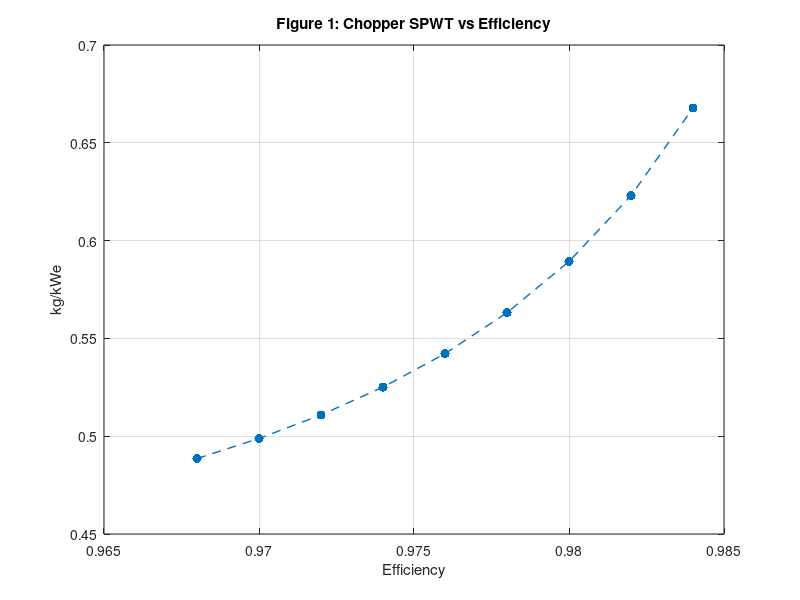
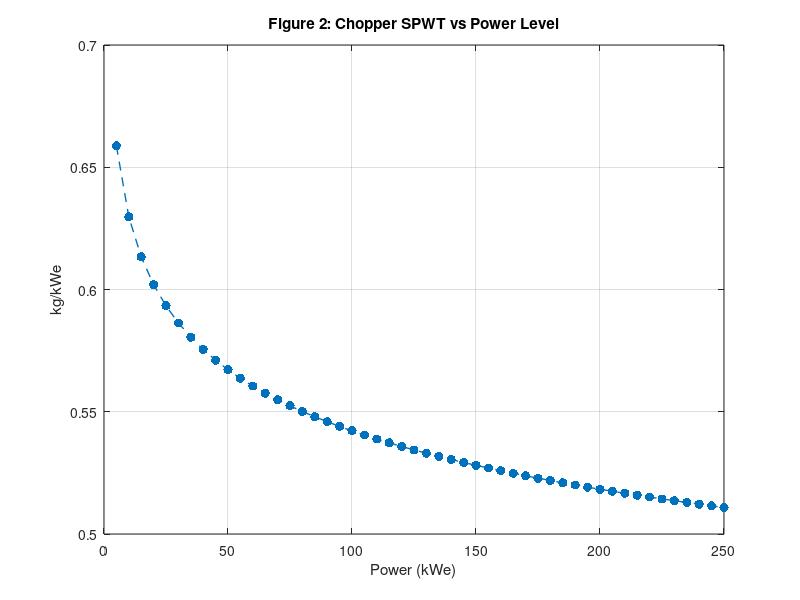
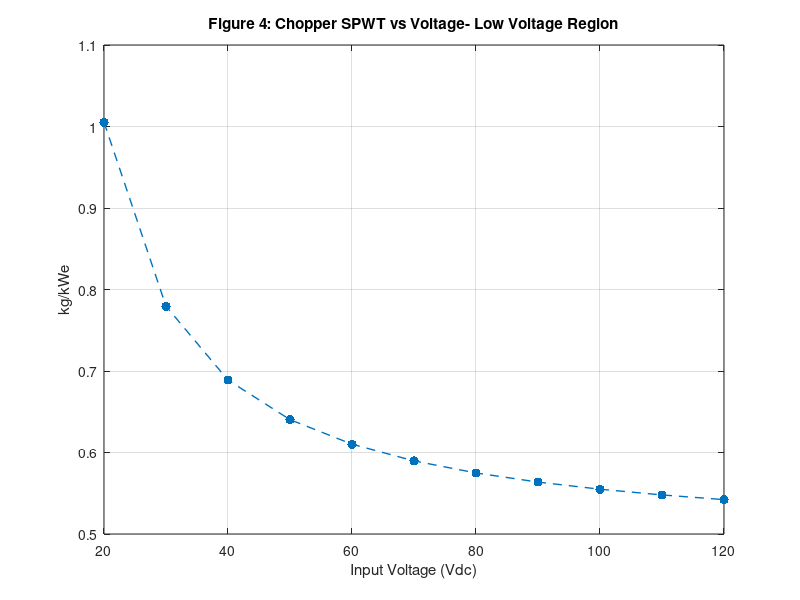
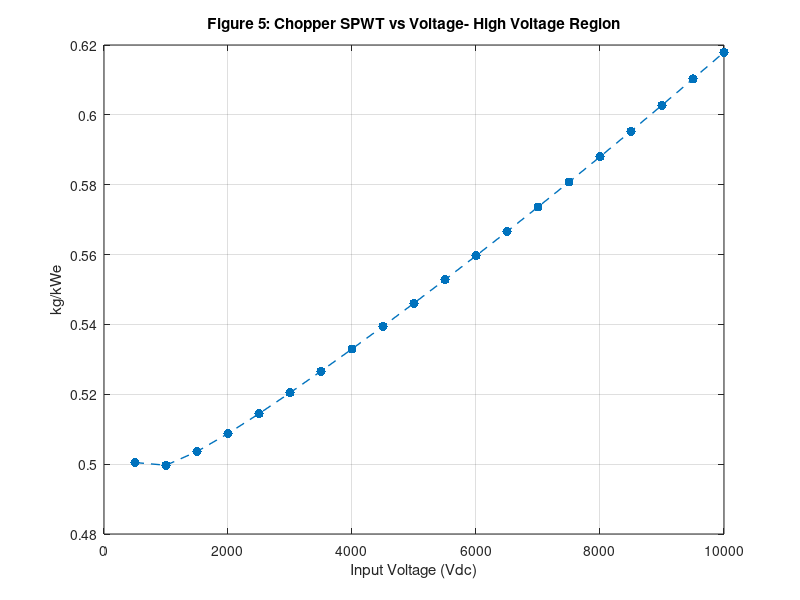

These charts were generated, in order, by the following MATLAB code:
% creating and assigning variables

%Hello World
%% CHOPPER STAGE MODEL
% CSM_1; % single-phase chopper stage mass
% CSM_3; % three-phase chopper stage mass
CSE = .976; % chopper stage efficiency
CSE_range = [.968: .002: .984];
CSAM = 1; % Chopper Stage Available Modules
CSRM = 1; % Chopper Stage Required Modules
CSVi = 120; % Chopper Stage Voltage Input (Vdc)
CSF = 40; % Chopper Stage Frequency (kHz)
CSF_range = [10: 5: 70];
CSPo_range = [0: 5: 250];
LCSVi_range = [20: 10: 120];
HCSVi_range = [500:500:10000];

CSPo = 100; % Chopper Stage Power Output (kWe) 

CSM_mass_coefficient = 0.645; % mass coefficient

CSM_efficiency_factor = exp(0.01./(1-CSE))/1.5169;

CSM_redundancy_factor = CSAM/CSRM;

CSM_power_level_multiplier = CSPo;

CSM_power_level_factor = (CSPo/CSRM)^(-0.065);

CSM_voltage_level_factors = (CSVi/(CSVi-2))^7 * exp(CSVi/40000);

CSM_frequency_factors = (20/CSF)^0.45 * exp(CSPo^0.1 * CSF/200);


% CSM_1 = 0.645 * exp(0.01/(1-CSE))/1.5169 * CSPo * (CSPo/CSRM)^(-0.065) ...
% * (CSVi/(CSVi-2))^7 * exp(CSVi/40000) * (20/CSF)^0.45 ...
% * exp(CSPo^0.1 * CSF/200); % for reference

% for specific plots
CSM_efficiency_factor_range = exp(0.01./(1-CSE_range))./1.5169;
CSM_frequency_factors_range = (20./CSF_range).^0.45 .* exp(CSPo^0.1 .* CSF_range./200); % is this right
CSM_power_level_factor_range = (CSPo_range./CSRM).^(-0.065);
CSM_power_level_multiplier_range = CSPo_range;
CSM_power_frequency_range = (20./CSF).^0.45 * exp(CSPo_range.^0.1 .* CSF./200);
CSM_LV_level_factors_range = (LCSVi_range./(LCSVi_range-2)).^7 .* exp(LCSVi_range./40000);
CSM_HV_level_factors_range = (HCSVi_range./(HCSVi_range-2)).^7 .* exp(HCSVi_range./40000);

% p, v, fsw, n
CSM_1_efficiency = CSM_mass_coefficient .* CSM_efficiency_factor_range .* CSM_power_level_multiplier ...
    .* CSM_power_level_factor .* CSM_voltage_level_factors .* CSM_frequency_factors...
    .* CSM_redundancy_factor;

CSM_1_power = CSM_mass_coefficient .* CSM_efficiency_factor .* CSM_power_level_multiplier_range ...
    .* CSM_power_level_factor_range .* CSM_voltage_level_factors .* CSM_frequency_factors ...
    .* CSM_redundancy_factor;

CSM_1_frequency = CSM_mass_coefficient .* CSM_efficiency_factor .* CSM_power_level_multiplier ...
    .* CSM_power_level_factor .* CSM_voltage_level_factors .* CSM_frequency_factors_range...
    .* CSM_redundancy_factor;

CSM_1_LV = CSM_mass_coefficient .* CSM_efficiency_factor .* CSM_power_level_multiplier ...
    .* CSM_power_level_factor .* CSM_LV_level_factors_range .* CSM_frequency_factors...
    .* CSM_redundancy_factor;

CSM_1_HV = CSM_mass_coefficient .* CSM_efficiency_factor .* CSM_power_level_multiplier ...
    .* CSM_power_level_factor .* CSM_HV_level_factors_range .* CSM_frequency_factors...
    .* CSM_redundancy_factor;

fig1 = figure(1); clf;

plot(CSE_range, CSM_1_efficiency./CSPo, '.--', 'MarkerSize', 20, 'LineWidth', 1) %works!
title('Figure 1: Chopper SPWT vs Efficiency');
xlabel('Efficiency');
ylabel('kg/kWe');
grid on; hold on;

figure(2)

plot(CSPo_range, CSM_1_power./CSPo_range, '.--', 'MarkerSize', 20, 'LineWidth', 1) % works!
title('Figure 2: Chopper SPWT vs Power Level');
xlabel('Power (kWe)');
ylabel('kg/kWe');
grid on; hold on;

figure(4)

plot(LCSVi_range, CSM_1_LV./CSPo, '.--', 'MarkerSize', 20, 'LineWidth', 1) % sorta in the range
title('Figure 4: Chopper SPWT vs Voltage- Low Voltage Region'); % should I stick to the figure numbers in the article?
xlabel('Input Voltage (Vdc)');
ylabel('kg/kWe');
grid on; hold on;

figure(5)

plot(HCSVi_range, CSM_1_HV./CSPo, '.--', 'MarkerSize', 20, 'LineWidth', 1) % works!
title('Figure 5: Chopper SPWT vs Voltage- High Voltage Region');
xlabel('Input Voltage (Vdc)');
ylabel('kg/kWe');
grid on; hold on;

figure(6)
plot(CSF_range, CSM_1_frequency./CSPo, '.--', 'MarkerSize', 20, 'LineWidth', 1) %works!
title('Figure 6: Chopper SPWT vs Frequency');
xlabel('Frequency (kHz)');
ylabel('kg/kWe');
grid on; hold on;


% legend('$10kWe$', 'interpreter', 'latex')
% fig1.CurrentAxes.FontWeight = 'bold'
% fig1.CurrentAxes.FontSize = 14
% fig1.CurrentAxes.GridAlpha = 0.5

%% INVERTER TRANSFORMER STAGE MODEL
% ITSM_1; % Single-Phase Inverter Transformer Stage Mass
% ITSM_3; % 3-Phase Inverter Transformer Stage Mass
ITSE = .992; % Inverter Transformer Stage Efficiency
ITSAM = 1; % Inverter Transformer Stage Available Modules
ITSRM = 1; % Inverter Transformer Stage Required Modules
ITSPo = 100; % Inverter Transformer Stage Power Output (kWe)
ITSVi = 120; % Inverter Transformer Stage Voltage Input (Vrms)
ITSVo = 120; % Inverter Transformer Stage Voltage Output (Vrms)
ITSF = 20; % Inverter Transformer Stage Frequency (kHz)

% ranges for plots
ITSE_range = [.986: .001: .996];
ITSPo_range = [10:10:250];
ITSV_range = [0:1000:10000];
ITSF_range = [5:10:95]; % wide or narrow range?

%FIX
ITSM_mass_coefficient = 1.27;
ITSM_efficiency_factor = (exp(0.0048/(1-ITSE)))/1.8221;
ITSM_redundancy_factor = ITSAM/ITSRM;
ITSM_power_level_multiplier = ITSPo;
ITSM_power_level_factor = (ITSPo/ITSRM)^(-0.08);
ITSM_voltage_level_factors = exp(ITSVi/200000)*exp(ITSVo/200000);
ITSM_frequency_level_factors = (ITSF)^(-0.47) + (ITSF/300)^1.4 - ...
    (200/ITSPo)^0.03 * ((max(0, ITSF-30))/300)^1.7;


% ITSM_1 = 1.27*((exp(0.0048/(1-ITSE)))/1.8221) * (ITSAM/ITSRM) * ITSPo ...
%     * (ITSPo/ITSRM)^(-0.08)*exp(ITSVi/200000)*exp(ITSVo/200000)...
%     * (ITSF)^(-0.47) + (ITSF/300)^1.4 - (200/ITSPo)^0.03 ...
%     * ((max(0, ITSF-30)/300)^1.7); % for reference

ITSM_1 = ITSM_mass_coefficient * ITSM_efficiency_factor...
    * ITSM_redundancy_factor * ITSM_power_level_multiplier ...
    * ITSM_power_level_factor * ITSM_voltage_level_factors ...
    * ITSM_frequency_level_factors;

ITSM_efficiency_factor_range = (exp(0.0048./(1-ITSE_range)))./1.8221;
ITSM_power_level_factor_range = (ITSPo_range./ITSRM).^(-0.08);
ITSM_voltage_level_factors_range = exp(ITSV_range./200000).*exp(ITSV_range./200000);
ITSM_power_level_multiplier_range = ITSPo_range;
ITSM_frequency_level_factors_range = (ITSF_range).^(-0.47) + (ITSF_range./300).^1.4 - ...
    (200/ITSPo).^0.03 * ((max(0, ITSF_range-30))./300).^1.7;

ITSM_1_efficiency = ITSM_mass_coefficient .* ITSM_efficiency_factor_range...
    .* ITSM_redundancy_factor .* ITSM_power_level_multiplier ...
    .* ITSM_power_level_factor .* ITSM_voltage_level_factors ...
    .* ITSM_frequency_level_factors;
ITSM_1_power = ITSM_mass_coefficient .* ITSM_efficiency_factor...
    .* ITSM_redundancy_factor .* ITSM_power_level_multiplier_range ...
    .* ITSM_power_level_factor_range .* ITSM_voltage_level_factors ...
    .* ITSM_frequency_level_factors;
ITSM_1_voltage = ITSM_mass_coefficient .* ITSM_efficiency_factor...
    .* ITSM_redundancy_factor .* ITSM_power_level_multiplier ...
    .* ITSM_power_level_factor .* ITSM_voltage_level_factors_range ...
    .* ITSM_frequency_level_factors;
ITSM_1_frequency = ITSM_mass_coefficient .* ITSM_efficiency_factor...
    .* ITSM_redundancy_factor .* ITSM_power_level_multiplier ...
    .* ITSM_power_level_factor .* ITSM_voltage_level_factors ...
    .* ITSM_frequency_level_factors_range;


figure(8)

plot(ITSE_range, ITSM_1_efficiency./ITSPo, '.--', 'MarkerSize', 20, 'LineWidth', 1) %works!
title('Figure 8: Inverter Transformer SPWT vs Efficiency');
xlabel('Efficiency');
ylabel('kg/kWe');
grid on; hold on;

figure(10)

plot(ITSPo_range, ITSM_1_power./ITSPo_range, '.--', 'MarkerSize', 20, 'LineWidth', 1) % works!
title('Figure 10: Inverter Transformer SPWT vs Power');
xlabel('Output Power (kWe)');
ylabel('kg/kWe');
grid on; hold on;

figure(12)

plot(ITSV_range, ITSM_1_voltage./ITSPo, '.--', 'MarkerSize', 20, 'LineWidth', 1) % works!
title('Figure 12: Inverter Transformer SPWT vs Voltage');
xlabel('Input or Output Voltage Level (Vrms)');
ylabel('kg/kWe');
grid on; hold on;

figure(14)

plot(ITSF_range, ITSM_1_frequency./ITSPo, '.--', 'MarkerSize', 20, 'LineWidth', 1) %works!
title('Figure 14: Inverter Transformer SPWT vs Frequency');
xlabel('Frequency (kHz)');
ylabel('kg/kWe');
grid on; hold on;

%% RECTIFIER STAGE MODEL

RSE = 0.987; % Rectifier Stage Efficiency
RSAM = 1; % Rectifier Stage Available Modules
RSRM = 1; % Rectifier Stage Required Modules
RSPo = 100; % Rectifier Stage Power Output (kWe)
RSVi = 120; % Rectifier Stage Voltage Input (Vrms)

RSPo_range = [10:10:250];
RSE_range = [0.983:0.001:0.991];
RSVi_range = [20:10:120];


RSM_mass_coefficient = 0.1175;
RSM_efficiency_factor = ((exp(0.005/(1-RSE)))/1.469);
RSM_redundancy_factor = RSAM/RSRM;
RSM_power_level_multiplier = RSPo;
RSM_voltage_level_factors = (RSVi/(RSVi-2))^6;


RSM_efficiency_factor_range = exp(0.005./(1-RSE_range))./1.469;
RSM_voltage_level_factors_range = (RSVi_range./(RSVi_range-2)).^6;
RSM_power_level_multiplier_range = RSPo_range;

RSM_1 = RSM_mass_coefficient * RSM_efficiency_factor * RSM_redundancy_factor...
    * RSM_power_level_multiplier * RSM_voltage_level_factors;

RSM_1_efficiency = RSM_mass_coefficient .* RSM_efficiency_factor_range .* RSM_redundancy_factor...
    .* RSM_power_level_multiplier .* RSM_voltage_level_factors;

RSM_1_power = RSM_mass_coefficient .* RSM_efficiency_factor .* RSM_redundancy_factor...
    .* RSM_power_level_multiplier_range .* RSM_voltage_level_factors;

RSM_1_voltage = RSM_mass_coefficient .* RSM_efficiency_factor .* RSM_redundancy_factor...
    .* RSM_power_level_multiplier .* RSM_voltage_level_factors_range; % slightly off at the smaller voltages

figure(15)

plot(RSPo_range, RSM_1_power./RSPo_range, '.--', 'MarkerSize', 20, 'LineWidth', 1) % works!
title('Figure 15: Rectifier SPWT');
xlabel('Power (kWe)');
ylabel('kg/kWe');
ylim([0 0.5]);
grid on; hold on;

figure(16)

plot(RSE_range, RSM_1_efficiency./RSPo, '.--', 'MarkerSize', 20, 'LineWidth', 1) %works!
title('Figure 16: Rectifier SPWT vs Efficiency');
xlabel('Efficiency');
ylabel('kg/kWe');
grid on; hold on;

figure(17)

plot(RSVi_range, RSM_1_voltage./RSPo, '.--', 'MarkerSize', 20, 'LineWidth', 1) % works!
title('Figure 17: Rectifier SPWT vs Low Voltages');
xlabel('Input Voltage (Vrms)');
ylabel('kg/kWe');
grid on; hold on;


% started 3d plot!
% surf/mesh functions working better for this??
% figure(31)
% plot3(RSVi_range, RSM_1_voltage./RSPo, RSM_1_voltage./RSE, '.--', 'MarkerSize', 20, 'LineWidth', 1);
% title('Figure 31: Rectifier SPWT vs Efficiency vs Low Voltages');
% xlabel('Input Voltage (Vrms)');
% ylabel('kg/kWe');
% zlabel('Efficiency');
% grid on; hold on;

%% DC FILTER STAGE MODEL

FSRF = 0.004; % Dc Filter Stage Ripple Factor (0.1 to 5%)
FSE = 0.998;% Dc Filter Stage Efficiency (99.8%)
FSAM = 1; % Dc Filter Stage Available Modules
FSRM = 1; % Dc Filter Stage Required Modules
FSPo = 100; % Dc Filter Stage Power Output (kWe)
FSVo = 120; % Dc Filter Stage Voltage Output (Vdc)
FSF = 40; % Dc Filter Stage Frequency (kHz)

FSRF_range = [0.001:0.001:0.020];
FSE_range = [0.997: 0.0002:0.999];
FSPo_range = [10:10:200];
FSLVo_range = [20:10:120];
FSHVo_range = [100:500:10000];
FSF_range = [5:5:100];


FSM_mass_coefficient = 22.05;
FSM_ripple_factor = (1/(FSRF/0.01)^0.5);
FSM_efficiency_factor = ((1-0.998)/(1-FSE));
FSM_redundancy_factor = (FSAM/FSRM);
FSM_power_level_multiplier = FSPo;
FSM_voltage_level_factors = (FSVo^(-0.9) + 0.000015);
FSM_frequency_factor = 40/FSF;

FSM_ripple_factor_range = (1./(FSRF_range./0.01).^0.5);
FSM_efficiency_factor_range = ((1-0.998)./(1-FSE_range));
FSM_power_level_multiplier_range = FSPo_range;
FSM_frequency_factor_range = 40./FSF_range;
FSM_HV_level_factors_range = FSHVo_range.^(-0.9) + 0.000015;
FSM_LV_level_factors_range = FSLVo_range.^(-0.9) + 0.000015;

FSM_1 = FSM_mass_coefficient * FSM_ripple_factor * FSM_efficiency_factor...
    * FSM_redundancy_factor * FSM_power_level_multiplier * FSM_voltage_level_factors...
    * FSM_frequency_factor;

FSM_1_ripple = FSM_mass_coefficient .* FSM_ripple_factor_range .* FSM_efficiency_factor...
    .* FSM_redundancy_factor .* FSM_power_level_multiplier .* FSM_voltage_level_factors...
    .* FSM_frequency_factor;

FSM_1_efficiency = FSM_mass_coefficient .* FSM_ripple_factor .* FSM_efficiency_factor_range...
    .* FSM_redundancy_factor .* FSM_power_level_multiplier .* FSM_voltage_level_factors...
    .* FSM_frequency_factor;

FSM_1_HV = FSM_mass_coefficient .* FSM_ripple_factor .* FSM_efficiency_factor...
    .* FSM_redundancy_factor .* FSM_power_level_multiplier .* FSM_HV_level_factors_range...
    .* FSM_frequency_factor;

FSM_1_LV = FSM_mass_coefficient .* FSM_ripple_factor .* FSM_efficiency_factor...
    .* FSM_redundancy_factor .* FSM_power_level_multiplier .* FSM_LV_level_factors_range...
    .* FSM_frequency_factor;

FSM_1_power = FSM_mass_coefficient .* FSM_ripple_factor .* FSM_efficiency_factor...
    .* FSM_redundancy_factor .* FSM_power_level_multiplier_range .* FSM_voltage_level_factors...
    .* FSM_frequency_factor;

FSM_1_frequency = FSM_mass_coefficient .* FSM_ripple_factor .* FSM_efficiency_factor...
    .* FSM_redundancy_factor .* FSM_power_level_multiplier .* FSM_voltage_level_factors...
    .* FSM_frequency_factor_range;

figure(18)

plot(FSRF_range, FSM_1_ripple./FSPo, '.--', 'MarkerSize', 20, 'LineWidth', 1) % works!
title('Figure 18: DC Filter SPWT vs Ripple Factor');
xlabel('Required Ripple Factor');
ylabel('kg/kWe');
grid on; hold on;

figure(19)

plot(FSE_range, FSM_1_efficiency./FSPo, '.--', 'MarkerSize', 20, 'LineWidth', 1) %works!
title('Figure 19: DC Filter SPWT vs Efficiency');
xlabel('Efficiency');
ylabel('kg/kWe');
grid on; hold on;

figure(20)

plot(FSPo_range, FSM_1_power./FSPo_range, '.--', 'MarkerSize', 20, 'LineWidth', 1) % works!
title('Figure 20: DC Filter SPWT vs Power');
xlabel('Power (kWe)');
ylabel('kg/kWe');
ylim([0 1])
grid on; hold on;

figure(21)

plot(FSLVo_range, FSM_1_LV./FSPo, '.--', 'MarkerSize', 20, 'LineWidth', 1) % works!
title('Figure 21: DC Filter SPWT vs Voltage - Low Voltage Region');
xlabel('Output Voltage (Vdc)');
ylabel('kg/kWe');
grid on; hold on;

figure(22)

plot(FSHVo_range, FSM_1_HV./FSPo, '.--', 'MarkerSize', 20, 'LineWidth', 1) % works!
title('Figure 22: DC Filter SPWT vs Voltage - High Voltage Region');
xlabel('Output Voltage (Vdc)');
ylabel('kg/kWe');
grid on; hold on;

figure(23)

plot(FSF_range, FSM_1_frequency./FSPo, '.--', 'MarkerSize', 20, 'LineWidth', 1) %works!
title('Figure 23: DC Filter SPWT vs Frequency');
xlabel('Frequency(kHz)');
ylabel('kg/kWe');
grid on; hold on;


%% DC RBI STAGE MODEL
DRBE = 0.9985; % DC RBI Efficiency
DRBAM = 1; % Dc RBI Available Modules
DRBRM = 1; % Dc RBI Required Modules
DRBPo = 100; % Dc RBI Power Output (kWe)
DRBVo = 120; % Dc RBI Voltage Output (Vdc)

DRBE_range = [0.9980:0.0001: 0.9990];
DRBPo_range = [5:10:250];
DRBVo_range = [0:1000:10000];

DRBM_mass_coefficient = 0.12;
DRBM_efficiency_factor = ((exp(0.0008/(1-DRBE)))/1.7);
DRBM_redundancy_factor = DRBAM/DRBRM;
DRBM_power_level_multiplier = DRBPo;
DRBM_power_level_factor = (DRBPo/DRBRM)^(-0.15);
DRBM_voltage_level_factor = (DRBVo/200)^0.13;

DRBM_efficiency_factor_range = (exp(0.0008./(1-DRBE_range)))./1.7;
DRBM_power_level_factor_range = (DRBPo_range./DRBRM).^(-0.15);
DRBM_power_level_multiplier_range = DRBPo_range;
DRBM_voltage_level_factor_range = (DRBVo_range./200).^0.13;


DRBM = DRBM_mass_coefficient * DRBM_efficiency_factor * DRBM_redundancy_factor...
    * DRBM_power_level_multiplier * DRBM_power_level_factor ...
    * DRBM_voltage_level_factor;

DRBM_efficiency = DRBM_mass_coefficient .* DRBM_efficiency_factor_range .* DRBM_redundancy_factor...
    .* DRBM_power_level_multiplier .* DRBM_power_level_factor ...
    .* DRBM_voltage_level_factor;

DRBM_power = DRBM_mass_coefficient .* DRBM_efficiency_factor .* DRBM_redundancy_factor...
    .* DRBM_power_level_multiplier_range .* DRBM_power_level_factor_range ...
    .* DRBM_voltage_level_factor;

DRBM_voltage = DRBM_mass_coefficient .* DRBM_efficiency_factor .* DRBM_redundancy_factor...
    .* DRBM_power_level_multiplier .* DRBM_power_level_factor ...
    .* DRBM_voltage_level_factor_range;

% plotting

figure(28)

plot(DRBE_range, DRBM_efficiency./DRBPo, '.--', 'MarkerSize', 20, 'LineWidth', 1) %works!
title('Figure 28: DC RBI SPWT vs Efficiency');
xlabel('Efficiency');
ylabel('kg/kWe');
grid on; hold on;

figure(29)

plot(DRBPo_range, DRBM_power./DRBPo_range, '.--', 'MarkerSize', 20, 'LineWidth', 1) % works!
title('Figure 29: DC RBI SPWT vs Power');
xlabel('Power (kWe)');
ylabel('kg/kWe');
grid on; hold on;

figure(30)

plot(DRBVo_range, DRBM_voltage./DRBPo, '.--', 'MarkerSize', 20, 'LineWidth', 1) % works!
title('Figure 30: DC RBI SPWT vs Voltage');
xlabel('Output Voltage (Vdc)');
ylabel('kg/kWe');
grid on; hold on;


%% CONDUCTOR AND CONNECTOR EQUATIONS

CCCE = 0.9998; %Component Efficiency- made up
CCAM = 1; % Available Modules
CCRM = 1; % Required Modules
CCPo = 100; % Power Output (kWe)
CCVi = 120; % Voltage Input (VrmsLL or Vdc)
CCVo = 120; % Voltage Output (VrmsLL or Vdc)
CCEL = 5; % Packaged Electronics Length (meters)
CCEW = 5; % Packaged Electronics Width (meters)
CCEH = 5; % Packaged Electronics Height (meters)
% 
% CC_redundancy_factor = CCAM/CCRM;
% CC_power_conductor_equation_segment = 29.3*(0.5*(CCEL + CCEW) + CCEH) * ...
%     ((CCPo/CCCE/CCVi) + (CCPo/CCVo));
% CC_control_monitoring_cable_harness_equation_segment = 5.22*(0.5*(CCEL + CCEW) + CCEH);
% CC_power_control_monitoring_connector_equation_segments = 0.238*(CCPo/CCRM)^0.1 + ...
%     0.2667*(CCPo/CCRM)^0.5; % this will not work since we are adding
%     things


CCM = (CCAM/CCRM) * 29.3 * (0.5*(CCEL + CCEW) + CCEH)*((CCPo/CCCE/CCVi) + ...
    (CCPo/CCVo)) + CCAM *(5.22*(0.5*(CCEL + CCEW) + CCEH) + 0.238*(CCPo/CCRM)^0.1 + ...
    0.2667*(CCPo/CCRM)^0.5);

%% BASEPLATE/HEAT EXCHANGER/OTHER STUFF
enclosureType = 'FH';
enclosureMaterial = 'Al';
radiatorMaterial = 'Al';
harnessMaterial = 'Cu';
radiatorType = 2;
maxRadiatorSinkTemp = 294;
maxBaseplateTemp = 63;
if(strcmp(enclosureType, 'FH'))
    maxRadiatorBaseplateDelta = 11;
else
    maxRadiatorBaseplateDelta = 4;
end
